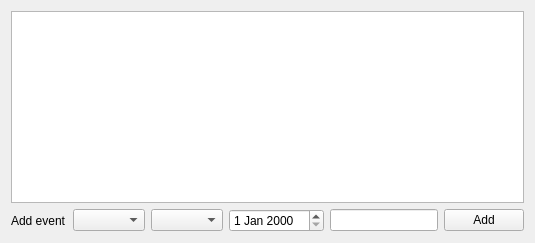
<?xml version="1.0" encoding="UTF-8"?>
<ui version="4.0">
 <class>EventsWidget</class>
 <widget class="QWidget" name="EventsWidget">
  <property name="windowTitle">
   <string>Form</string>
  </property>
  <layout class="QVBoxLayout" name="verticalLayout">
   <item>
    <widget class="QTableWidget" name="tableWidget"/>
   </item>
   <item>
    <layout class="QHBoxLayout" name="horizontalLayout">
     <item>
      <widget class="QLabel" name="addEventLabel">
       <property name="text">
        <string>Add event</string>
       </property>
      </widget>
     </item>
     <item>
      <widget class="QComboBox" name="subjectComboBox"/>
     </item>
     <item>
      <widget class="QComboBox" name="typeComboBox"/>
     </item>
     <item>
      <widget class="QDateEdit" name="dateEdit"/>
     </item>
     <item>
      <widget class="QLineEdit" name="commentLineEdit"/>
     </item>
     <item>
      <widget class="QPushButton" name="addButton">
       <property name="text">
        <string>Add</string>
       </property>
      </widget>
     </item>
    </layout>
   </item>
  </layout>
 </widget>
 <resources/>
 <connections/>
</ui>
